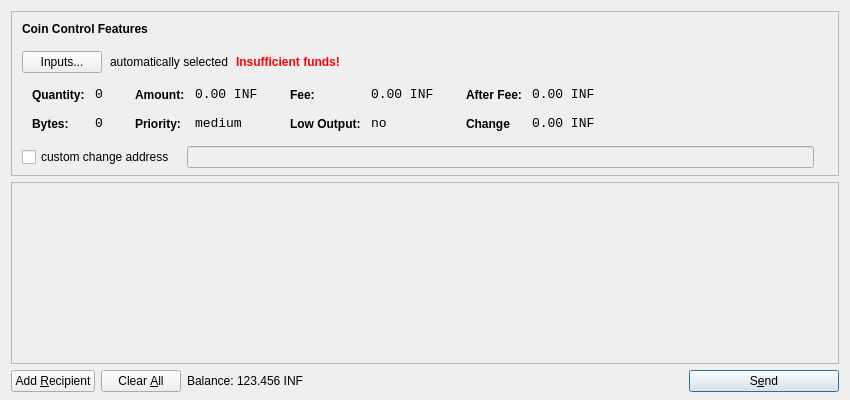
<?xml version="1.0" encoding="UTF-8"?>
<ui version="4.0">
 <class>SendCoinsDialog</class>
 <widget class="QDialog" name="SendCoinsDialog">
  <property name="geometry">
   <rect>
    <x>0</x>
    <y>0</y>
    <width>850</width>
    <height>400</height>
   </rect>
  </property>
  <property name="windowTitle">
   <string>Send Coins</string>
  </property>
  <layout class="QVBoxLayout" name="verticalLayout" stretch="0,1,0">
   <property name="bottomMargin">
    <number>8</number>
   </property>
   <item>
    <widget class="QFrame" name="frameCoinControl">
     <property name="sizePolicy">
      <sizepolicy hsizetype="Expanding" vsizetype="Expanding">
       <horstretch>0</horstretch>
       <verstretch>0</verstretch>
      </sizepolicy>
     </property>
     <property name="maximumSize">
      <size>
       <width>16777215</width>
       <height>16777215</height>
      </size>
     </property>
     <property name="frameShape">
      <enum>QFrame::StyledPanel</enum>
     </property>
     <property name="frameShadow">
      <enum>QFrame::Sunken</enum>
     </property>
     <layout class="QVBoxLayout" name="verticalLayoutCoinControl2">
      <property name="spacing">
       <number>-1</number>
      </property>
      <property name="leftMargin">
       <number>0</number>
      </property>
      <property name="topMargin">
       <number>0</number>
      </property>
      <property name="rightMargin">
       <number>0</number>
      </property>
      <property name="bottomMargin">
       <number>6</number>
      </property>
      <item>
       <layout class="QVBoxLayout" name="verticalLayoutCoinControl" stretch="0,0,0,0,1">
        <property name="spacing">
         <number>0</number>
        </property>
        <property name="leftMargin">
         <number>10</number>
        </property>
        <property name="topMargin">
         <number>10</number>
        </property>
        <item>
         <layout class="QHBoxLayout" name="horizontalLayoutCoinControl1">
          <property name="bottomMargin">
           <number>15</number>
          </property>
          <item>
           <widget class="QLabel" name="labelCoinControlFeatures">
            <property name="sizePolicy">
             <sizepolicy hsizetype="Preferred" vsizetype="Maximum">
              <horstretch>0</horstretch>
              <verstretch>0</verstretch>
             </sizepolicy>
            </property>
            <property name="font">
             <font>
              <weight>75</weight>
              <bold>true</bold>
             </font>
            </property>
            <property name="styleSheet">
             <string notr="true">font-weight:bold;</string>
            </property>
            <property name="text">
             <string>Coin Control Features</string>
            </property>
           </widget>
          </item>
         </layout>
        </item>
        <item>
         <layout class="QHBoxLayout" name="horizontalLayoutCoinControl2" stretch="0,0,0,0">
          <property name="spacing">
           <number>8</number>
          </property>
          <property name="bottomMargin">
           <number>10</number>
          </property>
          <item>
           <widget class="QPushButton" name="pushButtonCoinControl">
            <property name="styleSheet">
             <string notr="true"/>
            </property>
            <property name="text">
             <string>Inputs...</string>
            </property>
           </widget>
          </item>
          <item>
           <widget class="QLabel" name="labelCoinControlAutomaticallySelected">
            <property name="text">
             <string>automatically selected</string>
            </property>
            <property name="margin">
             <number>5</number>
            </property>
           </widget>
          </item>
          <item>
           <widget class="QLabel" name="labelCoinControlInsuffFunds">
            <property name="font">
             <font>
              <weight>75</weight>
              <bold>true</bold>
             </font>
            </property>
            <property name="styleSheet">
             <string notr="true">color:red;font-weight:bold;</string>
            </property>
            <property name="text">
             <string>Insufficient funds!</string>
            </property>
            <property name="margin">
             <number>5</number>
            </property>
           </widget>
          </item>
          <item>
           <spacer name="horizontalSpacerCoinControl">
            <property name="orientation">
             <enum>Qt::Horizontal</enum>
            </property>
            <property name="sizeHint" stdset="0">
             <size>
              <width>40</width>
              <height>1</height>
             </size>
            </property>
           </spacer>
          </item>
         </layout>
        </item>
        <item>
         <widget class="QWidget" name="widgetCoinControl" native="true">
          <property name="sizePolicy">
           <sizepolicy hsizetype="Preferred" vsizetype="Preferred">
            <horstretch>0</horstretch>
            <verstretch>0</verstretch>
           </sizepolicy>
          </property>
          <property name="minimumSize">
           <size>
            <width>0</width>
            <height>0</height>
           </size>
          </property>
          <property name="styleSheet">
           <string notr="true"/>
          </property>
          <layout class="QHBoxLayout" name="horizontalLayoutCoinControl5">
           <property name="margin">
            <number>0</number>
           </property>
           <item>
            <layout class="QHBoxLayout" name="horizontalLayoutCoinControl3" stretch="0,0,0,1">
             <property name="spacing">
              <number>20</number>
             </property>
             <property name="topMargin">
              <number>0</number>
             </property>
             <property name="bottomMargin">
              <number>10</number>
             </property>
             <item>
              <layout class="QFormLayout" name="formLayoutCoinControl1">
               <property name="horizontalSpacing">
                <number>10</number>
               </property>
               <property name="verticalSpacing">
                <number>14</number>
               </property>
               <property name="leftMargin">
                <number>10</number>
               </property>
               <property name="topMargin">
                <number>4</number>
               </property>
               <property name="rightMargin">
                <number>6</number>
               </property>
               <item row="0" column="0">
                <widget class="QLabel" name="labelCoinControlQuantityText">
                 <property name="styleSheet">
                  <string notr="true">font-weight:bold;</string>
                 </property>
                 <property name="text">
                  <string>Quantity:</string>
                 </property>
                 <property name="margin">
                  <number>0</number>
                 </property>
                </widget>
               </item>
               <item row="0" column="1">
                <widget class="QLabel" name="labelCoinControlQuantity">
                 <property name="font">
                  <font>
                   <family>Monospace</family>
                   <pointsize>10</pointsize>
                  </font>
                 </property>
                 <property name="cursor">
                  <cursorShape>IBeamCursor</cursorShape>
                 </property>
                 <property name="contextMenuPolicy">
                  <enum>Qt::ActionsContextMenu</enum>
                 </property>
                 <property name="text">
                  <string>0</string>
                 </property>
                 <property name="margin">
                  <number>0</number>
                 </property>
                 <property name="textInteractionFlags">
                  <set>Qt::LinksAccessibleByMouse|Qt::TextSelectableByKeyboard|Qt::TextSelectableByMouse</set>
                 </property>
                </widget>
               </item>
               <item row="1" column="0">
                <widget class="QLabel" name="labelCoinControlBytesText">
                 <property name="styleSheet">
                  <string notr="true">font-weight:bold;</string>
                 </property>
                 <property name="text">
                  <string>Bytes:</string>
                 </property>
                </widget>
               </item>
               <item row="1" column="1">
                <widget class="QLabel" name="labelCoinControlBytes">
                 <property name="font">
                  <font>
                   <family>Monospace</family>
                   <pointsize>10</pointsize>
                  </font>
                 </property>
                 <property name="cursor">
                  <cursorShape>IBeamCursor</cursorShape>
                 </property>
                 <property name="contextMenuPolicy">
                  <enum>Qt::ActionsContextMenu</enum>
                 </property>
                 <property name="text">
                  <string>0</string>
                 </property>
                 <property name="textInteractionFlags">
                  <set>Qt::LinksAccessibleByMouse|Qt::TextSelectableByKeyboard|Qt::TextSelectableByMouse</set>
                 </property>
                </widget>
               </item>
              </layout>
             </item>
             <item>
              <layout class="QFormLayout" name="formLayoutCoinControl2">
               <property name="horizontalSpacing">
                <number>10</number>
               </property>
               <property name="verticalSpacing">
                <number>14</number>
               </property>
               <property name="leftMargin">
                <number>6</number>
               </property>
               <property name="topMargin">
                <number>4</number>
               </property>
               <property name="rightMargin">
                <number>6</number>
               </property>
               <item row="0" column="0">
                <widget class="QLabel" name="labelCoinControlAmountText">
                 <property name="styleSheet">
                  <string notr="true">font-weight:bold;</string>
                 </property>
                 <property name="text">
                  <string>Amount:</string>
                 </property>
                 <property name="margin">
                  <number>0</number>
                 </property>
                </widget>
               </item>
               <item row="0" column="1">
                <widget class="QLabel" name="labelCoinControlAmount">
                 <property name="font">
                  <font>
                   <family>Monospace</family>
                   <pointsize>10</pointsize>
                  </font>
                 </property>
                 <property name="cursor">
                  <cursorShape>IBeamCursor</cursorShape>
                 </property>
                 <property name="contextMenuPolicy">
                  <enum>Qt::ActionsContextMenu</enum>
                 </property>
                 <property name="text">
                  <string notr="true">0.00 INF</string>
                 </property>
                 <property name="textInteractionFlags">
                  <set>Qt::LinksAccessibleByMouse|Qt::TextSelectableByKeyboard|Qt::TextSelectableByMouse</set>
                 </property>
                </widget>
               </item>
               <item row="1" column="0">
                <widget class="QLabel" name="labelCoinControlPriorityText">
                 <property name="styleSheet">
                  <string notr="true">font-weight:bold;</string>
                 </property>
                 <property name="text">
                  <string>Priority:</string>
                 </property>
                </widget>
               </item>
               <item row="1" column="1">
                <widget class="QLabel" name="labelCoinControlPriority">
                 <property name="font">
                  <font>
                   <family>Monospace</family>
                   <pointsize>10</pointsize>
                  </font>
                 </property>
                 <property name="cursor">
                  <cursorShape>IBeamCursor</cursorShape>
                 </property>
                 <property name="contextMenuPolicy">
                  <enum>Qt::ActionsContextMenu</enum>
                 </property>
                 <property name="text">
                  <string>medium</string>
                 </property>
                 <property name="textInteractionFlags">
                  <set>Qt::LinksAccessibleByMouse|Qt::TextSelectableByKeyboard|Qt::TextSelectableByMouse</set>
                 </property>
                </widget>
               </item>
              </layout>
             </item>
             <item>
              <layout class="QFormLayout" name="formLayoutCoinControl3">
               <property name="horizontalSpacing">
                <number>10</number>
               </property>
               <property name="verticalSpacing">
                <number>14</number>
               </property>
               <property name="leftMargin">
                <number>6</number>
               </property>
               <property name="topMargin">
                <number>4</number>
               </property>
               <property name="rightMargin">
                <number>6</number>
               </property>
               <item row="0" column="0">
                <widget class="QLabel" name="labelCoinControlFeeText">
                 <property name="styleSheet">
                  <string notr="true">font-weight:bold;</string>
                 </property>
                 <property name="text">
                  <string>Fee:</string>
                 </property>
                 <property name="margin">
                  <number>0</number>
                 </property>
                </widget>
               </item>
               <item row="0" column="1">
                <widget class="QLabel" name="labelCoinControlFee">
                 <property name="font">
                  <font>
                   <family>Monospace</family>
                   <pointsize>10</pointsize>
                  </font>
                 </property>
                 <property name="cursor">
                  <cursorShape>IBeamCursor</cursorShape>
                 </property>
                 <property name="contextMenuPolicy">
                  <enum>Qt::ActionsContextMenu</enum>
                 </property>
                 <property name="text">
                  <string notr="true">0.00 INF</string>
                 </property>
                 <property name="textInteractionFlags">
                  <set>Qt::LinksAccessibleByMouse|Qt::TextSelectableByKeyboard|Qt::TextSelectableByMouse</set>
                 </property>
                </widget>
               </item>
               <item row="1" column="0">
                <widget class="QLabel" name="labelCoinControlLowOutputText">
                 <property name="styleSheet">
                  <string notr="true">font-weight:bold;</string>
                 </property>
                 <property name="text">
                  <string>Low Output:</string>
                 </property>
                </widget>
               </item>
               <item row="1" column="1">
                <widget class="QLabel" name="labelCoinControlLowOutput">
                 <property name="font">
                  <font>
                   <family>Monospace</family>
                   <pointsize>10</pointsize>
                  </font>
                 </property>
                 <property name="cursor">
                  <cursorShape>IBeamCursor</cursorShape>
                 </property>
                 <property name="contextMenuPolicy">
                  <enum>Qt::ActionsContextMenu</enum>
                 </property>
                 <property name="text">
                  <string>no</string>
                 </property>
                 <property name="textInteractionFlags">
                  <set>Qt::LinksAccessibleByMouse|Qt::TextSelectableByKeyboard|Qt::TextSelectableByMouse</set>
                 </property>
                </widget>
               </item>
              </layout>
             </item>
             <item>
              <layout class="QFormLayout" name="formLayoutCoinControl4">
               <property name="horizontalSpacing">
                <number>10</number>
               </property>
               <property name="verticalSpacing">
                <number>14</number>
               </property>
               <property name="leftMargin">
                <number>6</number>
               </property>
               <property name="topMargin">
                <number>4</number>
               </property>
               <property name="rightMargin">
                <number>6</number>
               </property>
               <item row="0" column="0">
                <widget class="QLabel" name="labelCoinControlAfterFeeText">
                 <property name="styleSheet">
                  <string notr="true">font-weight:bold;</string>
                 </property>
                 <property name="text">
                  <string>After Fee:</string>
                 </property>
                 <property name="margin">
                  <number>0</number>
                 </property>
                </widget>
               </item>
               <item row="0" column="1">
                <widget class="QLabel" name="labelCoinControlAfterFee">
                 <property name="font">
                  <font>
                   <family>Monospace</family>
                   <pointsize>10</pointsize>
                  </font>
                 </property>
                 <property name="cursor">
                  <cursorShape>IBeamCursor</cursorShape>
                 </property>
                 <property name="contextMenuPolicy">
                  <enum>Qt::ActionsContextMenu</enum>
                 </property>
                 <property name="text">
                  <string notr="true">0.00 INF</string>
                 </property>
                 <property name="textInteractionFlags">
                  <set>Qt::LinksAccessibleByMouse|Qt::TextSelectableByKeyboard|Qt::TextSelectableByMouse</set>
                 </property>
                </widget>
               </item>
               <item row="1" column="0">
                <widget class="QLabel" name="labelCoinControlChangeText">
                 <property name="styleSheet">
                  <string notr="true">font-weight:bold;</string>
                 </property>
                 <property name="text">
                  <string>Change</string>
                 </property>
                </widget>
               </item>
               <item row="1" column="1">
                <widget class="QLabel" name="labelCoinControlChange">
                 <property name="font">
                  <font>
                   <family>Monospace</family>
                   <pointsize>10</pointsize>
                  </font>
                 </property>
                 <property name="cursor">
                  <cursorShape>IBeamCursor</cursorShape>
                 </property>
                 <property name="contextMenuPolicy">
                  <enum>Qt::ActionsContextMenu</enum>
                 </property>
                 <property name="text">
                  <string notr="true">0.00 INF</string>
                 </property>
                 <property name="textInteractionFlags">
                  <set>Qt::LinksAccessibleByMouse|Qt::TextSelectableByKeyboard|Qt::TextSelectableByMouse</set>
                 </property>
                </widget>
               </item>
              </layout>
             </item>
            </layout>
           </item>
          </layout>
         </widget>
        </item>
        <item>
         <layout class="QHBoxLayout" name="horizontalLayoutCoinControl4" stretch="0,0,0">
          <property name="spacing">
           <number>12</number>
          </property>
          <property name="sizeConstraint">
           <enum>QLayout::SetDefaultConstraint</enum>
          </property>
          <property name="topMargin">
           <number>5</number>
          </property>
          <property name="rightMargin">
           <number>5</number>
          </property>
          <item>
           <widget class="QCheckBox" name="checkBoxCoinControlChange">
            <property name="text">
             <string>custom change address</string>
            </property>
           </widget>
          </item>
          <item>
           <widget class="QLineEdit" name="lineEditCoinControlChange">
            <property name="enabled">
             <bool>false</bool>
            </property>
            <property name="sizePolicy">
             <sizepolicy hsizetype="Expanding" vsizetype="Fixed">
              <horstretch>0</horstretch>
              <verstretch>0</verstretch>
             </sizepolicy>
            </property>
           </widget>
          </item>
          <item>
           <widget class="QLabel" name="labelCoinControlChangeLabel">
            <property name="sizePolicy">
             <sizepolicy hsizetype="Preferred" vsizetype="Expanding">
              <horstretch>0</horstretch>
              <verstretch>0</verstretch>
             </sizepolicy>
            </property>
            <property name="minimumSize">
             <size>
              <width>0</width>
              <height>0</height>
             </size>
            </property>
            <property name="text">
             <string/>
            </property>
            <property name="margin">
             <number>3</number>
            </property>
           </widget>
          </item>
         </layout>
        </item>
        <item>
         <spacer name="verticalSpacerCoinControl">
          <property name="orientation">
           <enum>Qt::Vertical</enum>
          </property>
          <property name="sizeHint" stdset="0">
           <size>
            <width>800</width>
            <height>1</height>
           </size>
          </property>
         </spacer>
        </item>
       </layout>
      </item>
     </layout>
    </widget>
   </item>
   <item>
    <widget class="QScrollArea" name="scrollArea">
     <property name="widgetResizable">
      <bool>true</bool>
     </property>
     <widget class="QWidget" name="scrollAreaWidgetContents">
      <property name="geometry">
       <rect>
        <x>0</x>
        <y>0</y>
        <width>830</width>
        <height>165</height>
       </rect>
      </property>
      <layout class="QVBoxLayout" name="verticalLayout_2">
       <property name="margin">
        <number>0</number>
       </property>
       <item>
        <layout class="QVBoxLayout" name="entries">
         <property name="spacing">
          <number>6</number>
         </property>
        </layout>
       </item>
       <item>
        <spacer name="verticalSpacer">
         <property name="orientation">
          <enum>Qt::Vertical</enum>
         </property>
         <property name="sizeHint" stdset="0">
          <size>
           <width>20</width>
           <height>40</height>
          </size>
         </property>
        </spacer>
       </item>
      </layout>
     </widget>
    </widget>
   </item>
   <item>
    <layout class="QHBoxLayout" name="horizontalLayout">
     <item>
      <widget class="QPushButton" name="addButton">
       <property name="toolTip">
        <string>Send to multiple recipients at once</string>
       </property>
       <property name="text">
        <string>Add &amp;Recipient</string>
       </property>
       <property name="autoDefault">
        <bool>false</bool>
       </property>
      </widget>
     </item>
     <item>
      <widget class="QPushButton" name="clearButton">
       <property name="sizePolicy">
        <sizepolicy hsizetype="Minimum" vsizetype="Fixed">
         <horstretch>0</horstretch>
         <verstretch>0</verstretch>
        </sizepolicy>
       </property>
       <property name="toolTip">
        <string>Remove all transaction fields</string>
       </property>
       <property name="text">
        <string>Clear &amp;All</string>
       </property>
       <property name="autoRepeatDelay">
        <number>300</number>
       </property>
       <property name="autoDefault">
        <bool>false</bool>
       </property>
      </widget>
     </item>
     <item>
      <layout class="QHBoxLayout" name="horizontalLayout_2">
       <property name="spacing">
        <number>3</number>
       </property>
       <item>
        <widget class="QLabel" name="label">
         <property name="sizePolicy">
          <sizepolicy hsizetype="Preferred" vsizetype="Fixed">
           <horstretch>0</horstretch>
           <verstretch>0</verstretch>
          </sizepolicy>
         </property>
         <property name="text">
          <string>Balance:</string>
         </property>
        </widget>
       </item>
       <item>
        <widget class="QLabel" name="labelBalance">
         <property name="sizePolicy">
          <sizepolicy hsizetype="Preferred" vsizetype="Fixed">
           <horstretch>0</horstretch>
           <verstretch>0</verstretch>
          </sizepolicy>
         </property>
         <property name="cursor">
          <cursorShape>IBeamCursor</cursorShape>
         </property>
         <property name="text">
          <string notr="true">123.456 INF</string>
         </property>
         <property name="textInteractionFlags">
          <set>Qt::LinksAccessibleByMouse|Qt::TextSelectableByKeyboard|Qt::TextSelectableByMouse</set>
         </property>
        </widget>
       </item>
      </layout>
     </item>
     <item>
      <spacer name="horizontalSpacer">
       <property name="orientation">
        <enum>Qt::Horizontal</enum>
       </property>
       <property name="sizeHint" stdset="0">
        <size>
         <width>40</width>
         <height>20</height>
        </size>
       </property>
      </spacer>
     </item>
     <item>
      <widget class="QPushButton" name="sendButton">
       <property name="minimumSize">
        <size>
         <width>150</width>
         <height>0</height>
        </size>
       </property>
       <property name="toolTip">
        <string>Confirm the send action</string>
       </property>
       <property name="text">
        <string>S&amp;end</string>
       </property>
       <property name="icon">
        <iconset resource="../bitcoin.qrc">
         <normaloff>:/icons/send</normaloff>:/icons/send</iconset>
       </property>
       <property name="default">
        <bool>true</bool>
       </property>
      </widget>
     </item>
    </layout>
   </item>
  </layout>
 </widget>
 <resources>
  <include location="../bitcoin.qrc"/>
 </resources>
 <connections/>
</ui>
